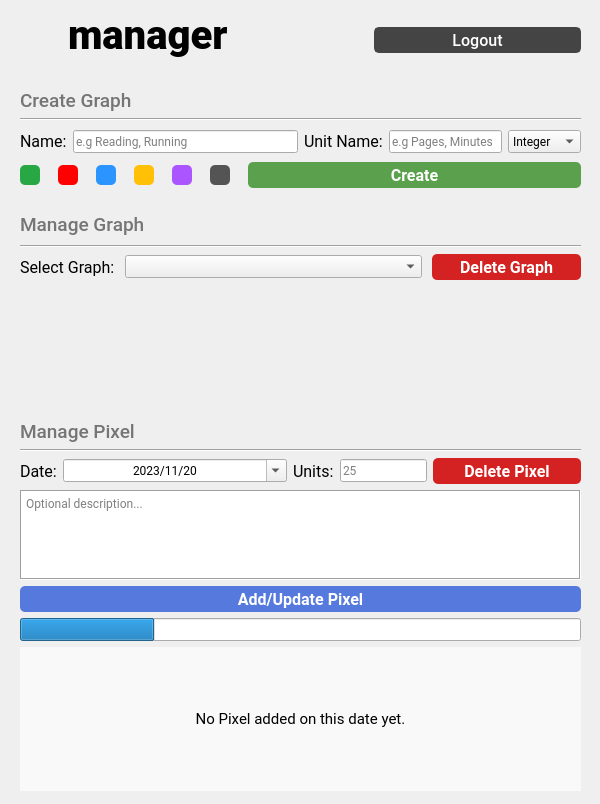
<?xml version="1.0" encoding="UTF-8"?>
<ui version="4.0">
 <class>Form</class>
 <widget class="QWidget" name="Form">
  <property name="windowModality">
   <enum>Qt::NonModal</enum>
  </property>
  <property name="geometry">
   <rect>
    <x>0</x>
    <y>0</y>
    <width>600</width>
    <height>804</height>
   </rect>
  </property>
  <property name="sizePolicy">
   <sizepolicy hsizetype="Preferred" vsizetype="Preferred">
    <horstretch>0</horstretch>
    <verstretch>0</verstretch>
   </sizepolicy>
  </property>
  <property name="minimumSize">
   <size>
    <width>600</width>
    <height>804</height>
   </size>
  </property>
  <property name="maximumSize">
   <size>
    <width>600</width>
    <height>804</height>
   </size>
  </property>
  <property name="font">
   <font>
    <family>Roboto</family>
   </font>
  </property>
  <property name="windowTitle">
   <string>Pixela Manager</string>
  </property>
  <property name="windowIcon">
   <iconset>
    <normaloff>../icons/icon.png</normaloff>../icons/icon.png</iconset>
  </property>
  <property name="layoutDirection">
   <enum>Qt::LeftToRight</enum>
  </property>
  <property name="styleSheet">
   <string notr="true">QRadioButton {
	width: 0px;
	height:26px;
}

QRadioButton::indicator {
	width: 20px;
	height: 20px;
	border-radius: 5px;
}

QRadioButton::indicator:checked {
	border: 2px solid black;
}

QPushButton {
	border-radius: 5px;
}</string>
  </property>
  <widget class="QWidget" name="layoutWidget">
   <property name="geometry">
    <rect>
     <x>20</x>
     <y>420</y>
     <width>561</width>
     <height>371</height>
    </rect>
   </property>
   <layout class="QVBoxLayout" name="manage_pixel_layout">
    <item>
     <layout class="QVBoxLayout" name="verticalLayout_2">
      <item>
       <widget class="QLabel" name="manage_pixel">
        <property name="font">
         <font>
          <family>Roboto Medium</family>
          <pointsize>14</pointsize>
         </font>
        </property>
        <property name="styleSheet">
         <string notr="true">color: rgb(117, 117, 117);</string>
        </property>
        <property name="text">
         <string>Manage Pixel</string>
        </property>
       </widget>
      </item>
      <item>
       <widget class="Line" name="line_3">
        <property name="orientation">
         <enum>Qt::Horizontal</enum>
        </property>
       </widget>
      </item>
     </layout>
    </item>
    <item>
     <layout class="QVBoxLayout" name="verticalLayout">
      <item>
       <layout class="QHBoxLayout" name="horizontalLayout_8" stretch="2,1,0">
        <item>
         <layout class="QHBoxLayout" name="horizontalLayout_5">
          <item>
           <widget class="QLabel" name="date_label">
            <property name="font">
             <font>
              <family>Roboto</family>
              <pointsize>12</pointsize>
             </font>
            </property>
            <property name="text">
             <string>Date:</string>
            </property>
           </widget>
          </item>
          <item>
           <widget class="QDateEdit" name="date_picker">
            <property name="sizePolicy">
             <sizepolicy hsizetype="MinimumExpanding" vsizetype="Fixed">
              <horstretch>0</horstretch>
              <verstretch>0</verstretch>
             </sizepolicy>
            </property>
            <property name="minimumSize">
             <size>
              <width>172</width>
              <height>0</height>
             </size>
            </property>
            <property name="font">
             <font>
              <family>Roboto</family>
             </font>
            </property>
            <property name="wrapping">
             <bool>false</bool>
            </property>
            <property name="alignment">
             <set>Qt::AlignCenter</set>
            </property>
            <property name="buttonSymbols">
             <enum>QAbstractSpinBox::PlusMinus</enum>
            </property>
            <property name="dateTime">
             <datetime>
              <hour>0</hour>
              <minute>0</minute>
              <second>0</second>
              <year>2023</year>
              <month>11</month>
              <day>20</day>
             </datetime>
            </property>
            <property name="maximumDateTime">
             <datetime>
              <hour>23</hour>
              <minute>59</minute>
              <second>59</second>
              <year>2051</year>
              <month>1</month>
              <day>4</day>
             </datetime>
            </property>
            <property name="minimumDateTime">
             <datetime>
              <hour>0</hour>
              <minute>0</minute>
              <second>0</second>
              <year>1996</year>
              <month>1</month>
              <day>1</day>
             </datetime>
            </property>
            <property name="currentSection">
             <enum>QDateTimeEdit::YearSection</enum>
            </property>
            <property name="displayFormat">
             <string>yyyy/MM/dd</string>
            </property>
            <property name="calendarPopup">
             <bool>true</bool>
            </property>
            <property name="timeSpec">
             <enum>Qt::UTC</enum>
            </property>
            <property name="date">
             <date>
              <year>2023</year>
              <month>11</month>
              <day>20</day>
             </date>
            </property>
           </widget>
          </item>
         </layout>
        </item>
        <item>
         <layout class="QHBoxLayout" name="horizontalLayout_6">
          <item>
           <widget class="QLabel" name="pixel_units_label">
            <property name="font">
             <font>
              <family>Roboto</family>
              <pointsize>12</pointsize>
             </font>
            </property>
            <property name="text">
             <string>Units:</string>
            </property>
           </widget>
          </item>
          <item>
           <widget class="QLineEdit" name="pixel_units_input">
            <property name="toolTip">
             <string>Number depending on the unit name you selected.</string>
            </property>
            <property name="placeholderText">
             <string>25</string>
            </property>
           </widget>
          </item>
         </layout>
        </item>
        <item>
         <widget class="QPushButton" name="delete_pixel_button">
          <property name="enabled">
           <bool>true</bool>
          </property>
          <property name="sizePolicy">
           <sizepolicy hsizetype="Minimum" vsizetype="Expanding">
            <horstretch>0</horstretch>
            <verstretch>0</verstretch>
           </sizepolicy>
          </property>
          <property name="minimumSize">
           <size>
            <width>148</width>
            <height>26</height>
           </size>
          </property>
          <property name="maximumSize">
           <size>
            <width>16777215</width>
            <height>26</height>
           </size>
          </property>
          <property name="font">
           <font>
            <family>Roboto</family>
            <pointsize>12</pointsize>
            <bold>true</bold>
           </font>
          </property>
          <property name="cursor">
           <cursorShape>PointingHandCursor</cursorShape>
          </property>
          <property name="focusPolicy">
           <enum>Qt::StrongFocus</enum>
          </property>
          <property name="styleSheet">
           <string notr="true">QPushButton {
	color: rgb(255, 255, 255);
	background-color: rgb(212, 34, 34);
}
QPushButton:hover {
	background-color: rgb(185, 30, 30);
}
QPushButton:pressed {
	background-color: rgb(230, 37, 37);
}</string>
          </property>
          <property name="text">
           <string>Delete Pixel</string>
          </property>
          <property name="autoExclusive">
           <bool>false</bool>
          </property>
          <property name="flat">
           <bool>false</bool>
          </property>
         </widget>
        </item>
       </layout>
      </item>
      <item>
       <widget class="QTextEdit" name="pixel_description_box">
        <property name="sizePolicy">
         <sizepolicy hsizetype="Expanding" vsizetype="Maximum">
          <horstretch>0</horstretch>
          <verstretch>0</verstretch>
         </sizepolicy>
        </property>
        <property name="maximumSize">
         <size>
          <width>16777215</width>
          <height>90</height>
         </size>
        </property>
        <property name="frameShape">
         <enum>QFrame::Box</enum>
        </property>
        <property name="placeholderText">
         <string>Optional description...</string>
        </property>
       </widget>
      </item>
      <item>
       <widget class="QPushButton" name="update_pixel_button">
        <property name="enabled">
         <bool>true</bool>
        </property>
        <property name="sizePolicy">
         <sizepolicy hsizetype="Minimum" vsizetype="Expanding">
          <horstretch>0</horstretch>
          <verstretch>0</verstretch>
         </sizepolicy>
        </property>
        <property name="minimumSize">
         <size>
          <width>0</width>
          <height>26</height>
         </size>
        </property>
        <property name="maximumSize">
         <size>
          <width>16777215</width>
          <height>26</height>
         </size>
        </property>
        <property name="font">
         <font>
          <family>Roboto</family>
          <pointsize>12</pointsize>
          <bold>true</bold>
         </font>
        </property>
        <property name="cursor">
         <cursorShape>PointingHandCursor</cursorShape>
        </property>
        <property name="focusPolicy">
         <enum>Qt::StrongFocus</enum>
        </property>
        <property name="styleSheet">
         <string notr="true">QPushButton {
	color: rgb(255, 255, 255);
	background-color: rgb(86, 121, 222);
}
QPushButton:hover {
	background-color: rgb(74, 105, 191);
}
QPushButton:pressed {
	background-color: rgb(95, 135, 244);
}</string>
        </property>
        <property name="text">
         <string>Add/Update Pixel</string>
        </property>
        <property name="autoExclusive">
         <bool>false</bool>
        </property>
        <property name="flat">
         <bool>false</bool>
        </property>
       </widget>
      </item>
     </layout>
    </item>
    <item>
     <widget class="QProgressBar" name="progress_bar">
      <property name="enabled">
       <bool>true</bool>
      </property>
      <property name="value">
       <number>24</number>
      </property>
      <property name="textVisible">
       <bool>false</bool>
      </property>
      <property name="invertedAppearance">
       <bool>false</bool>
      </property>
      <property name="format">
       <string>%p%</string>
      </property>
     </widget>
    </item>
    <item>
     <widget class="QLabel" name="pixel_details_label">
      <property name="sizePolicy">
       <sizepolicy hsizetype="Preferred" vsizetype="Expanding">
        <horstretch>0</horstretch>
        <verstretch>0</verstretch>
       </sizepolicy>
      </property>
      <property name="font">
       <font>
        <family>Roboto</family>
        <pointsize>11</pointsize>
       </font>
      </property>
      <property name="styleSheet">
       <string notr="true">background-color: rgb(249, 249, 249);</string>
      </property>
      <property name="text">
       <string>No Pixel added on this date yet.</string>
      </property>
      <property name="alignment">
       <set>Qt::AlignCenter</set>
      </property>
     </widget>
    </item>
   </layout>
  </widget>
  <widget class="QWidget" name="layoutWidget">
   <property name="geometry">
    <rect>
     <x>20</x>
     <y>10</y>
     <width>561</width>
     <height>61</height>
    </rect>
   </property>
   <layout class="QHBoxLayout" name="header_layout">
    <item>
     <layout class="QHBoxLayout" name="horizontalLayout_9">
      <property name="bottomMargin">
       <number>10</number>
      </property>
      <item>
       <widget class="QLabel" name="label">
        <property name="sizePolicy">
         <sizepolicy hsizetype="Preferred" vsizetype="Maximum">
          <horstretch>0</horstretch>
          <verstretch>0</verstretch>
         </sizepolicy>
        </property>
        <property name="maximumSize">
         <size>
          <width>115</width>
          <height>45</height>
         </size>
        </property>
        <property name="text">
         <string/>
        </property>
        <property name="pixmap">
         <pixmap>../icons/logo.png</pixmap>
        </property>
        <property name="scaledContents">
         <bool>true</bool>
        </property>
       </widget>
      </item>
      <item>
       <widget class="QLabel" name="label_2">
        <property name="sizePolicy">
         <sizepolicy hsizetype="Preferred" vsizetype="Maximum">
          <horstretch>0</horstretch>
          <verstretch>0</verstretch>
         </sizepolicy>
        </property>
        <property name="font">
         <font>
          <family>Roboto Black</family>
          <pointsize>30</pointsize>
          <bold>true</bold>
         </font>
        </property>
        <property name="text">
         <string>manager</string>
        </property>
       </widget>
      </item>
     </layout>
    </item>
    <item>
     <spacer name="horizontalSpacer_2">
      <property name="orientation">
       <enum>Qt::Horizontal</enum>
      </property>
      <property name="sizeType">
       <enum>QSizePolicy::Maximum</enum>
      </property>
      <property name="sizeHint" stdset="0">
       <size>
        <width>140</width>
        <height>20</height>
       </size>
      </property>
     </spacer>
    </item>
    <item>
     <widget class="QPushButton" name="logout_button">
      <property name="sizePolicy">
       <sizepolicy hsizetype="Minimum" vsizetype="Maximum">
        <horstretch>0</horstretch>
        <verstretch>0</verstretch>
       </sizepolicy>
      </property>
      <property name="minimumSize">
       <size>
        <width>0</width>
        <height>26</height>
       </size>
      </property>
      <property name="maximumSize">
       <size>
        <width>16777215</width>
        <height>26</height>
       </size>
      </property>
      <property name="font">
       <font>
        <family>Roboto Medium</family>
        <pointsize>12</pointsize>
        <bold>false</bold>
       </font>
      </property>
      <property name="cursor">
       <cursorShape>PointingHandCursor</cursorShape>
      </property>
      <property name="styleSheet">
       <string notr="true">QPushButton {
	border: 2px solid #444;
	background-color: #444;
	color: white;
}
QPushButton:hover {
	background-color: #000;
}
QPushButton:pressed {
	background-color: #777;
}
</string>
      </property>
      <property name="text">
       <string>Logout</string>
      </property>
     </widget>
    </item>
   </layout>
  </widget>
  <widget class="QWidget" name="layoutWidget">
   <property name="geometry">
    <rect>
     <x>20</x>
     <y>80</y>
     <width>561</width>
     <height>111</height>
    </rect>
   </property>
   <layout class="QVBoxLayout" name="create_graph_layout" stretch="1,2,2">
    <item>
     <layout class="QVBoxLayout" name="verticalLayout_4">
      <property name="spacing">
       <number>0</number>
      </property>
      <item>
       <widget class="QLabel" name="create_graph_label">
        <property name="maximumSize">
         <size>
          <width>16777215</width>
          <height>35</height>
         </size>
        </property>
        <property name="font">
         <font>
          <family>Roboto Medium</family>
          <pointsize>14</pointsize>
         </font>
        </property>
        <property name="styleSheet">
         <string notr="true">color: rgb(117, 117, 117);</string>
        </property>
        <property name="text">
         <string>Create Graph</string>
        </property>
       </widget>
      </item>
      <item>
       <widget class="Line" name="line">
        <property name="orientation">
         <enum>Qt::Horizontal</enum>
        </property>
       </widget>
      </item>
     </layout>
    </item>
    <item>
     <layout class="QHBoxLayout" name="horizontalLayout_10">
      <item>
       <layout class="QHBoxLayout" name="horizontalLayout">
        <item>
         <widget class="QLabel" name="graph_name_label">
          <property name="font">
           <font>
            <family>Roboto</family>
            <pointsize>12</pointsize>
           </font>
          </property>
          <property name="text">
           <string>Name:</string>
          </property>
         </widget>
        </item>
        <item>
         <widget class="QLineEdit" name="graph_name_input">
          <property name="toolTip">
           <string/>
          </property>
          <property name="placeholderText">
           <string>e.g Reading, Running</string>
          </property>
         </widget>
        </item>
       </layout>
      </item>
      <item>
       <layout class="QHBoxLayout" name="horizontalLayout_2">
        <item>
         <widget class="QLabel" name="unit_name_label">
          <property name="font">
           <font>
            <family>Roboto</family>
            <pointsize>12</pointsize>
           </font>
          </property>
          <property name="text">
           <string>Unit Name:</string>
          </property>
         </widget>
        </item>
        <item>
         <widget class="QLineEdit" name="unit_name_input">
          <property name="toolTip">
           <string/>
          </property>
          <property name="placeholderText">
           <string>e.g Pages, Minutes</string>
          </property>
         </widget>
        </item>
        <item>
         <widget class="QComboBox" name="unit_type_menu">
          <property name="toolTip">
           <string>Integer = 1, 2, 3
Decimal: 1.25, 2.34, 3.99</string>
          </property>
          <property name="editable">
           <bool>false</bool>
          </property>
          <property name="currentText">
           <string>Integer</string>
          </property>
          <property name="currentIndex">
           <number>0</number>
          </property>
          <property name="placeholderText">
           <string/>
          </property>
          <item>
           <property name="text">
            <string>Integer</string>
           </property>
          </item>
          <item>
           <property name="text">
            <string>Decimal</string>
           </property>
          </item>
         </widget>
        </item>
       </layout>
      </item>
     </layout>
    </item>
    <item>
     <layout class="QHBoxLayout" name="horizontalLayout_3" stretch="2,3">
      <item>
       <layout class="QHBoxLayout" name="horizontalLayout_7" stretch="0,0,0,0,0,0">
        <property name="spacing">
         <number>6</number>
        </property>
        <property name="sizeConstraint">
         <enum>QLayout::SetDefaultConstraint</enum>
        </property>
        <item>
         <widget class="QRadioButton" name="green_color_picker">
          <property name="sizePolicy">
           <sizepolicy hsizetype="Minimum" vsizetype="Fixed">
            <horstretch>0</horstretch>
            <verstretch>0</verstretch>
           </sizepolicy>
          </property>
          <property name="cursor">
           <cursorShape>PointingHandCursor</cursorShape>
          </property>
          <property name="styleSheet">
           <string notr="true">QRadioButton::indicator {
	background-color: rgb(40, 167, 69);
}</string>
          </property>
          <property name="text">
           <string/>
          </property>
         </widget>
        </item>
        <item>
         <widget class="QRadioButton" name="red_color_picker">
          <property name="cursor">
           <cursorShape>PointingHandCursor</cursorShape>
          </property>
          <property name="styleSheet">
           <string notr="true">QRadioButton::indicator {
	background-color: rgb(255, 0, 1);
}</string>
          </property>
          <property name="text">
           <string/>
          </property>
         </widget>
        </item>
        <item>
         <widget class="QRadioButton" name="blue_color_picker">
          <property name="cursor">
           <cursorShape>PointingHandCursor</cursorShape>
          </property>
          <property name="styleSheet">
           <string notr="true">QRadioButton::indicator {
	background-color: rgb(42, 149, 255);
}</string>
          </property>
          <property name="text">
           <string/>
          </property>
         </widget>
        </item>
        <item>
         <widget class="QRadioButton" name="yellow_color_picker">
          <property name="cursor">
           <cursorShape>PointingHandCursor</cursorShape>
          </property>
          <property name="styleSheet">
           <string notr="true">QRadioButton::indicator {
	background-color: rgb(255, 192, 6);
}</string>
          </property>
          <property name="text">
           <string/>
          </property>
         </widget>
        </item>
        <item>
         <widget class="QRadioButton" name="purple_color_picker">
          <property name="cursor">
           <cursorShape>PointingHandCursor</cursorShape>
          </property>
          <property name="styleSheet">
           <string notr="true">QRadioButton::indicator {
	background-color: rgb(170, 85, 255);
}</string>
          </property>
          <property name="text">
           <string/>
          </property>
         </widget>
        </item>
        <item>
         <widget class="QRadioButton" name="black_color_picker">
          <property name="sizePolicy">
           <sizepolicy hsizetype="Minimum" vsizetype="Fixed">
            <horstretch>0</horstretch>
            <verstretch>0</verstretch>
           </sizepolicy>
          </property>
          <property name="cursor">
           <cursorShape>PointingHandCursor</cursorShape>
          </property>
          <property name="styleSheet">
           <string notr="true">QRadioButton::indicator {
	background-color: rgb(85, 84, 85);
}</string>
          </property>
          <property name="text">
           <string/>
          </property>
          <property name="iconSize">
           <size>
            <width>0</width>
            <height>0</height>
           </size>
          </property>
         </widget>
        </item>
       </layout>
      </item>
      <item>
       <widget class="QPushButton" name="create_graph_button">
        <property name="enabled">
         <bool>true</bool>
        </property>
        <property name="sizePolicy">
         <sizepolicy hsizetype="Minimum" vsizetype="Expanding">
          <horstretch>0</horstretch>
          <verstretch>0</verstretch>
         </sizepolicy>
        </property>
        <property name="maximumSize">
         <size>
          <width>16777215</width>
          <height>26</height>
         </size>
        </property>
        <property name="font">
         <font>
          <family>Roboto</family>
          <pointsize>12</pointsize>
          <bold>true</bold>
         </font>
        </property>
        <property name="cursor">
         <cursorShape>PointingHandCursor</cursorShape>
        </property>
        <property name="focusPolicy">
         <enum>Qt::StrongFocus</enum>
        </property>
        <property name="styleSheet">
         <string notr="true">QPushButton{
	color: rgb(255, 255, 255);
	background-color: rgb(91, 161, 77);
}
QPushButton:hover {
	background-color: rgb(73, 129, 62);
}
QPushButton:pressed {
	background-color: rgb(100, 176, 85);
}</string>
        </property>
        <property name="text">
         <string>Create</string>
        </property>
        <property name="autoExclusive">
         <bool>false</bool>
        </property>
        <property name="flat">
         <bool>false</bool>
        </property>
       </widget>
      </item>
     </layout>
    </item>
   </layout>
  </widget>
  <widget class="QWidget" name="layoutWidget">
   <property name="geometry">
    <rect>
     <x>20</x>
     <y>210</y>
     <width>561</width>
     <height>187</height>
    </rect>
   </property>
   <layout class="QVBoxLayout" name="manage_graph_layout">
    <item>
     <layout class="QVBoxLayout" name="verticalLayout_3">
      <item>
       <widget class="QLabel" name="manage_graph_label">
        <property name="font">
         <font>
          <family>Roboto Medium</family>
          <pointsize>14</pointsize>
         </font>
        </property>
        <property name="styleSheet">
         <string notr="true">color: rgb(117, 117, 117);</string>
        </property>
        <property name="text">
         <string>Manage Graph</string>
        </property>
       </widget>
      </item>
      <item>
       <widget class="Line" name="line_2">
        <property name="orientation">
         <enum>Qt::Horizontal</enum>
        </property>
       </widget>
      </item>
     </layout>
    </item>
    <item>
     <layout class="QHBoxLayout" name="horizontalLayout_4" stretch="1,4,2">
      <property name="spacing">
       <number>10</number>
      </property>
      <item>
       <widget class="QLabel" name="select_graph_label">
        <property name="font">
         <font>
          <family>Roboto</family>
          <pointsize>12</pointsize>
         </font>
        </property>
        <property name="text">
         <string>Select Graph:</string>
        </property>
       </widget>
      </item>
      <item>
       <widget class="QComboBox" name="select_graph_menu">
        <property name="editable">
         <bool>false</bool>
        </property>
        <property name="currentText">
         <string/>
        </property>
        <property name="sizeAdjustPolicy">
         <enum>QComboBox::AdjustToContentsOnFirstShow</enum>
        </property>
        <property name="placeholderText">
         <string/>
        </property>
       </widget>
      </item>
      <item>
       <widget class="QPushButton" name="delete_graph_button">
        <property name="enabled">
         <bool>true</bool>
        </property>
        <property name="sizePolicy">
         <sizepolicy hsizetype="Minimum" vsizetype="Expanding">
          <horstretch>0</horstretch>
          <verstretch>0</verstretch>
         </sizepolicy>
        </property>
        <property name="minimumSize">
         <size>
          <width>0</width>
          <height>26</height>
         </size>
        </property>
        <property name="maximumSize">
         <size>
          <width>16777215</width>
          <height>26</height>
         </size>
        </property>
        <property name="font">
         <font>
          <family>Roboto</family>
          <pointsize>12</pointsize>
          <bold>true</bold>
         </font>
        </property>
        <property name="cursor">
         <cursorShape>PointingHandCursor</cursorShape>
        </property>
        <property name="focusPolicy">
         <enum>Qt::StrongFocus</enum>
        </property>
        <property name="styleSheet">
         <string notr="true">QPushButton {
	color: rgb(255, 255, 255);
	background-color: rgb(212, 34, 34);
}
QPushButton:hover {
	background-color: rgb(185, 30, 30);
}
QPushButton:pressed {
	background-color: rgb(230, 37, 37);
}</string>
        </property>
        <property name="text">
         <string>Delete Graph</string>
        </property>
        <property name="autoExclusive">
         <bool>false</bool>
        </property>
        <property name="flat">
         <bool>false</bool>
        </property>
       </widget>
      </item>
     </layout>
    </item>
    <item>
     <widget class="QLabel" name="graph_image">
      <property name="sizePolicy">
       <sizepolicy hsizetype="Maximum" vsizetype="Maximum">
        <horstretch>0</horstretch>
        <verstretch>0</verstretch>
       </sizepolicy>
      </property>
      <property name="minimumSize">
       <size>
        <width>557</width>
        <height>111</height>
       </size>
      </property>
      <property name="maximumSize">
       <size>
        <width>557</width>
        <height>111</height>
       </size>
      </property>
      <property name="text">
       <string/>
      </property>
      <property name="pixmap">
       <pixmap>graph1.png</pixmap>
      </property>
      <property name="scaledContents">
       <bool>true</bool>
      </property>
      <property name="alignment">
       <set>Qt::AlignCenter</set>
      </property>
     </widget>
    </item>
   </layout>
  </widget>
 </widget>
 <resources/>
 <connections/>
</ui>
